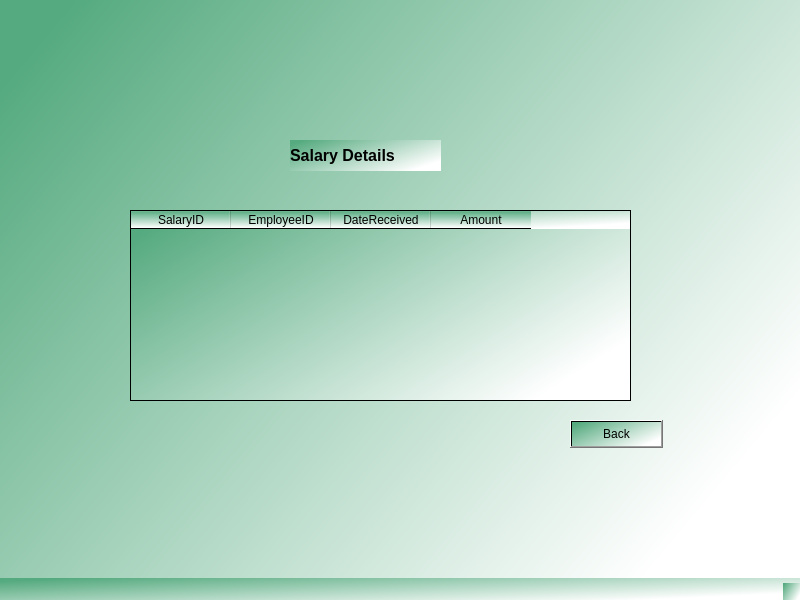
<?xml version="1.0" encoding="UTF-8"?>
<ui version="4.0">
 <class>MainWindow</class>
 <widget class="QMainWindow" name="MainWindow">
  <property name="geometry">
   <rect>
    <x>0</x>
    <y>0</y>
    <width>800</width>
    <height>600</height>
   </rect>
  </property>
  <property name="windowTitle">
   <string>Salary Information</string>
  </property>
  <property name="styleSheet">
   <string notr="true">background-color: qlineargradient(spread:pad, x1:0.03, y1:0.0965909, x2:1, y2:0.681818, stop:0 rgba(85, 170, 127, 255), stop:1 rgba(255, 255, 255, 255));</string>
  </property>
  <widget class="QWidget" name="centralwidget">
   <widget class="QLabel" name="label">
    <property name="geometry">
     <rect>
      <x>290</x>
      <y>140</y>
      <width>151</width>
      <height>31</height>
     </rect>
    </property>
    <property name="font">
     <font>
      <pointsize>12</pointsize>
      <weight>75</weight>
      <bold>true</bold>
     </font>
    </property>
    <property name="text">
     <string>Salary Details</string>
    </property>
   </widget>
   <widget class="QPushButton" name="back">
    <property name="geometry">
     <rect>
      <x>570</x>
      <y>420</y>
      <width>93</width>
      <height>28</height>
     </rect>
    </property>
    <property name="text">
     <string>Back</string>
    </property>
   </widget>
   <widget class="QTableWidget" name="salarytable">
    <property name="geometry">
     <rect>
      <x>130</x>
      <y>210</y>
      <width>501</width>
      <height>191</height>
     </rect>
    </property>
    <column>
     <property name="text">
      <string>SalaryID</string>
     </property>
    </column>
    <column>
     <property name="text">
      <string>EmployeeID</string>
     </property>
    </column>
    <column>
     <property name="text">
      <string>DateReceived</string>
     </property>
    </column>
    <column>
     <property name="text">
      <string>Amount</string>
     </property>
    </column>
   </widget>
  </widget>
  <widget class="QMenuBar" name="menubar">
   <property name="geometry">
    <rect>
     <x>0</x>
     <y>0</y>
     <width>800</width>
     <height>26</height>
    </rect>
   </property>
  </widget>
  <widget class="QStatusBar" name="statusbar"/>
 </widget>
 <resources/>
 <connections/>
</ui>
